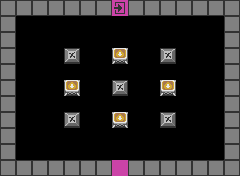

This is a level from a 2D game, rendered from its Tiled map with the project's own tilesets. A one-line summary and the complete map file follow:
An orthogonal 15x11 tile map with 16x16 px tiles, 1 tile layer (main).

<map version="1.0" tiledversion="1.0.2" orientation="orthogonal" renderorder="right-down" width="15" height="11" tilewidth="16" tileheight="16" nextobjectid="1">
 <properties>
  <property name="type" value="Vertical" />
 </properties>
 <tileset firstgid="1" source="editor.tsx" />
 <layer name="main" width="15" height="11">
  <data encoding="csv">
1,1,1,1,1,1,1,9,1,1,1,1,1,1,1,
1,0,0,0,0,0,0,0,0,0,0,0,0,0,1,
1,0,0,0,0,0,0,0,0,0,0,0,0,0,1,
1,0,0,0,34,0,0,35,0,0,34,0,0,0,1,
1,0,0,0,0,0,0,0,0,0,0,0,0,0,1,
1,0,0,0,35,0,0,34,0,0,35,0,0,0,1,
1,0,0,0,0,0,0,0,0,0,0,0,0,0,1,
1,0,0,0,34,0,0,35,0,0,34,0,0,0,1,
1,0,0,0,0,0,0,0,0,0,0,0,0,0,1,
1,0,0,0,0,0,0,0,0,0,0,0,0,0,1,
1,1,1,1,1,1,1,10,1,1,1,1,1,1,1
</data>
 </layer>
</map>
